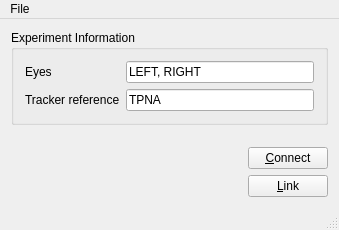
<?xml version="1.0" encoding="UTF-8"?>
<ui version="4.0">
    <class>MainWindow</class>
    <widget class="QMainWindow" name="MainWindow">
    <property name="geometry">
        <rect>
            <x>0</x>
            <y>0</y>
            <width>339</width>
            <height>230</height>
        </rect>
    </property>
    <property name="windowTitle">
        <string>ET Device</string>
    </property>
    <widget class="QWidget" name="centralWidget">
        <layout class="QVBoxLayout" name="verticalLayout">
            <item>
                <widget class="QGroupBox" name="groupBox">
                    <property name="title">
                        <string>Experiment Information</string>
                    </property>
                    <layout class="QGridLayout" name="gridLayout">
                        <item row="1" column="0">
                            <widget class="QLabel" name="label_1">
                                <property name="text">
                                    <string>Eyes</string>
                                </property>
                            </widget>
                        </item>
                        <item row="1" column="1">
                            <widget class="QLineEdit" name="reference_ET">
                                <property name="text">
                                    <string>LEFT, RIGHT</string>
                                </property>
                            </widget>
                        </item>
                        <item row="3" column="0">
                            <widget class="QLabel" name="label_2">
                                <property name="text">
                                    <string>Tracker reference</string>
                                </property>
                            </widget>
                        </item>
                        <item row="3" column="1">
                            <widget class="QLineEdit" name="ET_serial">
                                <property name="text">
                                    <string>TPNA</string>
                                </property>
                            </widget>
                        </item>
                    </layout>
                </widget>
            </item>
            <item>
                <spacer name="verticalSpacer">
                    <property name="orientation">
                        <enum>Qt::Vertical</enum>
                    </property>
                    <property name="sizeHint" stdset="0">
                        <size>
                            <width>20</width>
                            <height>10</height>
                        </size>
                    </property>
                </spacer>
            </item>
            <item>
                <layout class="QHBoxLayout" name="horizontal_layout_1">
                    <item>
                        <spacer name="horizontal_spacer_1">
                            <property name="orientation">
                                <enum>Qt::Horizontal</enum>
                            </property>
                            <property name="sizeHint" stdset="0">
                                <size>
                                    <width>40</width>
                                    <height>20</height>
                                </size>
                            </property>
                        </spacer>
                    </item>
                    <item>
                        <widget class="QPushButton" name="connect_ET">
                            <property name="text">
                                <string>&amp;Connect</string>
                            </property>
                        </widget>
                    </item>
                </layout>
            </item>
            <item>
                <layout class="QHBoxLayout" name="horizontal_layout_2">
                    <item>
                        <spacer name="horizontal_spacer_2">
                            <property name="orientation">
                                <enum>Qt::Horizontal</enum>
                            </property>
                            <property name="sizeHint" stdset="0">
                                <size>
                                    <width>40</width>
                                    <height>20</height>
                                </size>
                            </property>
                        </spacer>
                    </item>
                    <item>
                        <widget class="QPushButton" name="connect_labrecorder">
                            <property name="text">
                                <string>&amp;Link</string>
                            </property>
                        </widget>
                    </item>
                </layout>
            </item>
        </layout>
        <zorder>verticalSpacer</zorder>
        <zorder>groupBox</zorder>
    </widget>
    <widget class="QMenuBar" name="menuBar">
    <property name="geometry">
        <rect>
            <x>0</x>
            <y>0</y>
            <width>339</width>
            <height>21</height>
        </rect>
    </property>
    <widget class="QMenu" name="menuFilw">
        <property name="title">
            <string>File</string>
        </property>
        <addaction name="action_load_configuration"/>
        <addaction name="action_save_configuration"/>
        <addaction name="separator"/>
        <addaction name="action_quit"/>
    </widget>
        <addaction name="menuFilw"/>
    </widget>
    <widget class="QStatusBar" name="statusBar"/>
        <action name="action_load_configuration">
            <property name="text">
                <string>&amp;Load Configuration...</string>
            </property>
        </action>
        <action name="action_save_configuration">
            <property name="text">
                <string>&amp;Save Configuration...</string>
            </property>
        </action>
        <action name="action_quit">
            <property name="text">
                <string>Quit</string>
            </property>
        </action>
    </widget>
    <layoutdefault spacing="6" margin="11"/>
    <resources/>
    <connections/>
</ui>
